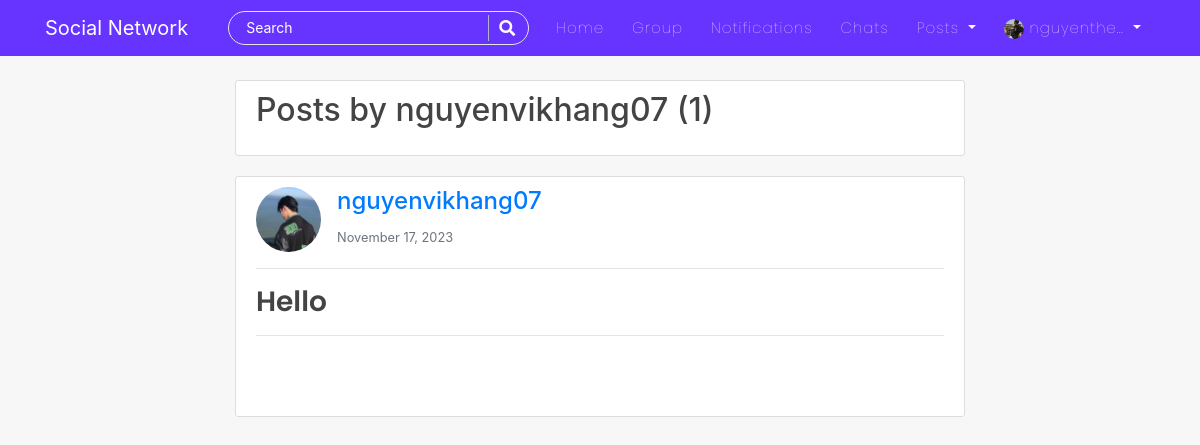
The page /post/user/nguyenvikhang07/ (signed in) on the database its author committed.
### users/models.py (models this page shows, shortened)
class Profile(models.Model):
    user = models.OneToOneField(User, on_delete=models.CASCADE)
    is_online = models.BooleanField(default=False)
    following = models.ManyToManyField(User, related_name="following", blank=True)
    friends = models.ManyToManyField(User, related_name='my_friends', blank=True)
    bio = models.CharField(default="",blank=True,null=True,max_length=350)
    date_of_birth = models.CharField(blank=True,max_length=150)
    updated = models.DateTimeField(auto_now=True)
    created = models.DateTimeField(auto_now_add=True)
    image = models.ImageField(default='default.jpg', upload_to='profile_pics',blank=True, null=True)

### blog/models.py (models this page shows, shortened)
class Post(models.Model):
    title = models.CharField(max_length=150)
    content = RichTextField(blank=True, null=True)
    image = models.ImageField(upload_to='post_images', null=True, blank=True)
    date_posted = models.DateTimeField(default=timezone.now)
    date_updated = models.DateTimeField(auto_now=True)
    author = models.ForeignKey(User, on_delete=models.CASCADE)
    likes = models.ManyToManyField(User, related_name="blogpost", blank=True)
    saves = models.ManyToManyField(User, related_name="blogsave", blank=True)

### blog/views.py (the view)
# urls.py: path('post/user/<str:username>/', UserPostListView.as_view(), name='user-posts'),
class UserPostListView(ListView):
    model = Post
    template_name = 'blog/user_posts.html'
    context_object_name = 'posts'
    paginate_by = 5
    def get_queryset(self):
        user = get_object_or_404(User, username=self.kwargs.get('username'))
        return Post.objects.filter(author=user).order_by('-date_posted')

### blog/templates/blog/user_posts.html (shortened to what this page needs)
{% extends "blog/base.html" %}
{% block content %}
<div class="col-md-8 m-auto">
<div class="content-section">
  <h2 class="mb-3">Posts by {{view.kwargs.username}} ({{page_obj.paginator.count}})</h2>
</div>
    {% for post in posts %}
    <article class="content-section" style="overflow: auto;">
      <div class="media">
          <img class="rounded-circle article-img" src="{{post.author.profile.image.url}}" alt="image">
          <div class="media-body">
              <h4><a class="mr-2" href="{% url 'profile-detail-view' post.author.pk %}">{{ post.author }}</a></h4>
              <small class="text-muted">{{ post.date_posted|date:"F d, Y" }}</small>
          </div>
      </div>
      <hr>
      <h3><a class="article-title" href="{% url 'post-detail' post.id %}">{{ post.title }}</a></h3>
      <hr>
      <p class="article-content">{{ post.content|safe }}</p>
    </article>
    {% endfor %}
</div>
{% endblock %}

### blog/templates/blog/navbar.html (shortened to what this page needs)
<nav class="navbar navbar-expand-lg navbar-dark bg-steel fixed-top">
    <div class="container">
      <a class="navbar-brand mr-4 pr-3" href="/">Social Network</a>
      <div class="collapse navbar-collapse" id="navbarToggle">
        <div class="navbar-nav mr-auto">
          <div id="searchbar" >
            <form method="GET" action="/search">
              <input required name="query" id="search" type="text" placeholder="Search">
              <button class="search-btn" type="submit"><i class="fas fa-search"></i></button>
            </form>
          </div>
        </div>
        <div class="navbar-nav">
          <a class="nav-item nav-link" href="{% url 'blog-home' %}">Home</a>
          <a class="nav-item nav-link" href="{% url 'groups:group' %}">Group</a>
          {% if user.is_authenticated %}
          <a class="nav-item nav-link" href="{% url 'show-notifications' %}">Notifications</a>
          <a class="nav-item nav-link" href="{% url 'room-enroll' %}">Chats</a>
          <div class="dropdown">
            <a class="dropdown-toggle nav-link" href="#" role="button" id="dropdownMenuLink1" data-toggle="dropdown" aria-haspopup="true" aria-expanded="false">
              Posts
            </a>
          </div>
          {% endif %}
          {% if user.is_authenticated %}
            <div class="dropdown">
              <a class="dropdown-toggle nav-link" href="#" role="button" id="dropdownMenuLink2" data-toggle="dropdown" aria-haspopup="true" aria-expanded="false">
                <img class="rounded-circle" style="height: 20px; width: 20px;" src="{{user.profile.image.url}}" alt="">&nbsp;{{user|truncatechars:"10"}}
              </a>
            </div>
          {% else %}
            <a class="nav-item nav-link" href="{% url 'account_login' %}">Login</a>
            <a class="nav-item nav-link" href="{% url 'register' %}">Register</a>
          {% endif %}
        </div>
      </div>
    </div>
</nav>

### blog/static/blog/main.css (style rules this page uses)
body { background: #f7f7f7; color: #333333; margin-top: 5rem; scroll-behavior: smooth; }
h1, h2, h3, h4, h5, h6 { color: #444444; }
.bg-steel { background: #6633FF; }
.site-header .navbar-nav .nav-link { color: #ffffff; font-family:'Poppins'; font-weight: 100; margin: 0px 6px; font-size: 15px; letter-spacing: 1px; }
.content-section { background: #ffffff; padding: 10px 20px; border: 1px solid #dddddd; border-radius: 3px; margin-bottom: 20px; }
.article-title { color: #444444; font-family: 'poppins'; font-weight: 600; }
.article-content { white-space: pre-line; }
.article-img { height: 65px; width: 65px; margin-right: 16px; }
#searchbar form { width: auto; display: flex; flex-direction: row; border-radius: 50px; padding: 3px 15px; background-color: transparent; border: 1px solid #e4e4e4; margin-right: 10px; }
#searchbar form input::placeholder { color: #fff; font-size: 14px; }
#searchbar form input { border: none; outline: none; color: #fff; font-size: 15px; flex: 1; background-color:transparent; }
.search-btn { color:#fff; border: none; width: 25px; padding-left: 10px; border-left: 1px solid rgba(202, 202, 202, 0.829); outline: none; background-color: transparent; }
.search-btn i { font-size: 16px; }

### rows shown on the page
Post: author.profile.image (picture), author "nguyenvikhang07", date_posted "November 17, 2023", title "Hello"

### other values the page prints
{{ user|truncatechars:"10" }} "nguyenthe…"
{{ view.kwargs.username }} "nguyenvikhang07"
{{ page_obj.paginator.count }} "1"
